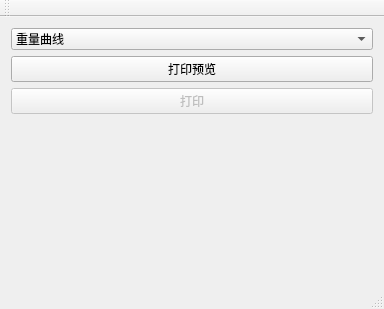
<?xml version="1.0" encoding="UTF-8"?>
<ui version="4.0">
 <class>PRTClass</class>
 <widget class="QMainWindow" name="PRTClass">
  <property name="geometry">
   <rect>
    <x>0</x>
    <y>0</y>
    <width>384</width>
    <height>309</height>
   </rect>
  </property>
  <property name="windowTitle">
   <string>PRT</string>
  </property>
  <widget class="QWidget" name="centralWidget">
   <layout class="QVBoxLayout" name="verticalLayout">
    <item>
     <widget class="QComboBox" name="cB_Mode">
      <property name="styleSheet">
       <string notr="true">font: 36pt &quot;迷你简菱心&quot;;</string>
      </property>
      <item>
       <property name="text">
        <string>重量曲线</string>
       </property>
      </item>
      <item>
       <property name="text">
        <string>平均重量</string>
       </property>
      </item>
     </widget>
    </item>
    <item>
     <widget class="QPushButton" name="pB_Print">
      <property name="styleSheet">
       <string notr="true">font: 36pt &quot;迷你简菱心&quot;;</string>
      </property>
      <property name="text">
       <string>打印预览</string>
      </property>
     </widget>
    </item>
    <item>
     <widget class="QPushButton" name="pB_PrintDirect">
      <property name="enabled">
       <bool>false</bool>
      </property>
      <property name="styleSheet">
       <string notr="true">font: 36pt &quot;迷你简菱心&quot;;</string>
      </property>
      <property name="text">
       <string>打印</string>
      </property>
     </widget>
    </item>
    <item>
     <widget class="QLabel" name="lb_PrinterName">
      <property name="text">
       <string/>
      </property>
     </widget>
    </item>
   </layout>
  </widget>
  <widget class="QMenuBar" name="menuBar">
   <property name="geometry">
    <rect>
     <x>0</x>
     <y>0</y>
     <width>384</width>
     <height>23</height>
    </rect>
   </property>
  </widget>
  <widget class="QToolBar" name="mainToolBar">
   <attribute name="toolBarArea">
    <enum>TopToolBarArea</enum>
   </attribute>
   <attribute name="toolBarBreak">
    <bool>false</bool>
   </attribute>
  </widget>
  <widget class="QStatusBar" name="statusBar"/>
 </widget>
 <layoutdefault spacing="6" margin="11"/>
 <resources>
  <include location="PRT.qrc"/>
 </resources>
 <connections/>
</ui>
